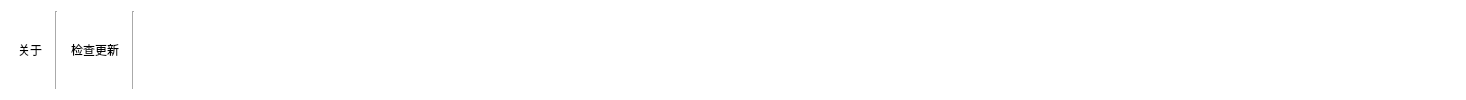
           <widget class="QWidget" name="tab_2">
            <property name="styleSheet">
             <string notr="true">background-color: rgb(255, 255, 255);</string>
            </property>
            <attribute name="title">
             <string>帮助</string>
            </attribute>
            <layout class="QHBoxLayout" name="horizontalLayout_20">
             <item>
              <widget class="QToolButton" name="tbn_about">
               <property name="text">
                <string>关于</string>
               </property>
               <property name="icon">
                <iconset resource="OfflineProgramTool.qrc">
                 <normaloff>:/OfflineProgramTool/icons/Related.png</normaloff>:/OfflineProgramTool/icons/Related.png</iconset>
               </property>
               <property name="iconSize">
                <size>
                 <width>32</width>
                 <height>32</height>
                </size>
               </property>
               <property name="toolButtonStyle">
                <enum>Qt::ToolButtonTextUnderIcon</enum>
               </property>
               <property name="autoRaise">
                <bool>true</bool>
               </property>
              </widget>
             </item>
             <item>
              <widget class="Line" name="line">
               <property name="orientation">
                <enum>Qt::Vertical</enum>
               </property>
              </widget>
             </item>
             <item>
              <widget class="QToolButton" name="tbn_checkUpdate">
               <property name="text">
                <string>检查更新</string>
               </property>
               <property name="icon">
                <iconset resource="OfflineProgramTool.qrc">
                 <normaloff>:/OfflineProgramTool/icons/CheckUpdate.png</normaloff>:/OfflineProgramTool/icons/CheckUpdate.png</iconset>
               </property>
               <property name="iconSize">
                <size>
                 <width>32</width>
                 <height>32</height>
                </size>
               </property>
               <property name="toolButtonStyle">
                <enum>Qt::ToolButtonTextUnderIcon</enum>
               </property>
               <property name="autoRaise">
                <bool>true</bool>
               </property>
              </widget>
             </item>
             <item>
              <widget class="Line" name="line_11">
               <property name="orientation">
                <enum>Qt::Vertical</enum>
               </property>
              </widget>
             </item>
             <item>
              <spacer name="horizontalSpacer_15">
               <property name="orientation">
                <enum>Qt::Horizontal</enum>
               </property>
               <property name="sizeHint" stdset="0">
                <size>
                 <width>1320</width>
                 <height>20</height>
                </size>
               </property>
              </spacer>
             </item>
            </layout>
           </widget>
